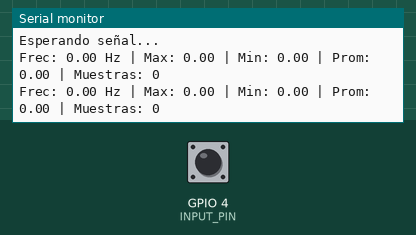
Simulated run of this program. Board: ESP32-S3. On the bench: the last lines printed to the serial monitor. The inputs (shaded band) are chosen by the test bench; at power-on: GPIO 4 (INPUT_PIN) HIGH.

Above: at 2.2 s.
2.3 s: GPIO 4 (INPUT_PIN) pulled LOW for 0.15 s
At 3.7 s:
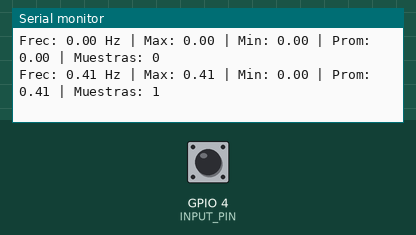
3.9 s: GPIO 4 (INPUT_PIN) pulled LOW for 1 s
At 5.5 s:
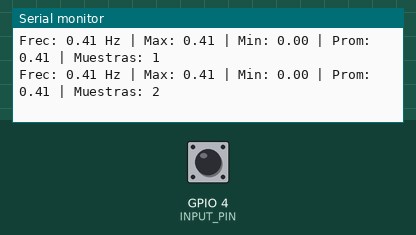
Timing chart, 0 to 7.0 s (numbered marks = the images above; inputs shaded):
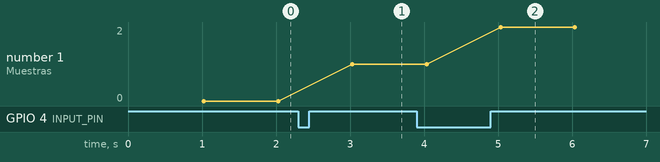

Measured:
- after the input at 2.3 s, the serial monitor: prints a new line after 0.73 s (image 1)
- after the input at 3.9 s, the serial monitor: prints a new line after 1.1 s (image 2)
- plotted number 1: 0 → 1 after the input at 2.3 s, 1 → 2 after the input at 3.9 s

The program:

main.cpp
```cpp
#include <WiFi.h>
#include <WebServer.h>

// Configuración del Access Point
const char* ssid = "MedidorFrecuencia";  // Nombre de la red
const char* password = "12345678";        // Contraseña (mínimo 8 caracteres)

// O puedes crear una red abierta (sin contraseña)
// const char* ssid = "MedidorFrecuencia";
// const char* password = NULL;  // Red abierta

// Pines
const int INPUT_PIN = 4;  // Pin para medir frecuencia (GPIO4)

// Configuración de la cola circular
#define QUEUE_SIZE 50

// Variables para el timer y mediciones
volatile unsigned long lastTime = 0;
volatile float timeQueue[QUEUE_SIZE];
volatile int queueHead = 0;
volatile int queueTail = 0;
volatile int queueCount = 0;
volatile bool newDataAvailable = false;

// Variables para los cálculos de frecuencia
float currentFreq = 0;
float maxFreq = 0;
float minFreq = 0;
float avgFreq = 0;

// Servidor web
WebServer server(80);

// Mutex para proteger el acceso a la cola
portMUX_TYPE mux = portMUX_INITIALIZER_UNLOCKED;

// ISR: Se ejecuta en cada flanco de subida
void IRAM_ATTR onPulse() {
  unsigned long currentTime = micros();
  unsigned long timeDiff = currentTime - lastTime;
  lastTime = currentTime;

  if (timeDiff > 100) {
    portENTER_CRITICAL_ISR(&mux);

    timeQueue[queueHead] = timeDiff;
    queueHead = (queueHead + 1) % QUEUE_SIZE;

    if (queueCount < QUEUE_SIZE) {
      queueCount++;
    } else {
      queueTail = (queueTail + 1) % QUEUE_SIZE;
    }

    newDataAvailable = true;
    portEXIT_CRITICAL_ISR(&mux);
  }
}

// Función para calcular estadísticas de frecuencia
void calculateFreqStats() {
  portENTER_CRITICAL(&mux);

  if (queueCount > 0) {
    float sumFreq = 0;
    maxFreq = 0;
    minFreq = 0;

    int index = queueTail;
    for (int i = 0; i < queueCount; i++) {
      float period_us = timeQueue[index];
      float freq = 1000000.0 / period_us;

      sumFreq += freq;

      if (freq > maxFreq) maxFreq = freq;
      if (freq < minFreq) minFreq = freq;

      index = (index + 1) % QUEUE_SIZE;
    }

    avgFreq = sumFreq / queueCount;
    currentFreq = 1000000.0 / timeQueue[(queueHead - 1 + QUEUE_SIZE) % QUEUE_SIZE];
  }

  newDataAvailable = false;
  portEXIT_CRITICAL(&mux);
}

// Página web HTML (misma que antes)
String generateHTML() {
  String html = R"rawliteral(
<!DOCTYPE html>
<html lang="es">
<head>
    <meta charset="UTF-8">
    <meta name="viewport" content="width=device-width, initial-scale=1.0">
    <title>Medidor de Frecuencia ESP32</title>
    <style>
        * {
            margin: 0;
            padding: 0;
            box-sizing: border-box;
        }

        body {
            font-family: 'Segoe UI', Tahoma, Geneva, Verdana, sans-serif;
            background: linear-gradient(135deg, #667eea 0%, #764ba2 100%);
            min-height: 100vh;
            padding: 20px;
        }

        .container {
            max-width: 800px;
            margin: 0 auto;
        }

        h1 {
            text-align: center;
            color: white;
            margin-bottom: 30px;
            font-size: 2.5em;
            text-shadow: 2px 2px 4px rgba(0,0,0,0.3);
        }

        .card {
            background: white;
            border-radius: 15px;
            padding: 30px;
            margin-bottom: 20px;
            box-shadow: 0 10px 30px rgba(0,0,0,0.2);
            transition: transform 0.3s ease;
        }

        .card:hover {
            transform: translateY(-5px);
        }

        .freq-display {
            text-align: center;
            font-size: 4em;
            font-weight: bold;
            color: #667eea;
            margin: 20px 0;
            font-family: monospace;
        }

        .stats-grid {
            display: grid;
            grid-template-columns: repeat(auto-fit, minmax(200px, 1fr));
            gap: 20px;
            margin-top: 20px;
        }

        .stat-item {
            text-align: center;
            padding: 20px;
            background: #f8f9fa;
            border-radius: 10px;
        }

        .stat-label {
            font-size: 1em;
            color: #666;
            margin-bottom: 10px;
            text-transform: uppercase;
            letter-spacing: 1px;
        }

        .stat-value {
            font-size: 2em;
            font-weight: bold;
            color: #333;
        }

        .stat-value.max { color: #28a745; }
        .stat-value.min { color: #dc3545; }
        .stat-value.avg { color: #007bff; }

        .queue-info {
            text-align: center;
            margin-top: 20px;
            padding: 10px;
            background: #e9ecef;
            border-radius: 5px;
            color: #495057;
        }

        .update-time {
            text-align: center;
            color: #6c757d;
            font-size: 0.9em;
            margin-top: 10px;
        }

        .status-led {
            display: inline-block;
            width: 12px;
            height: 12px;
            border-radius: 50%;
            margin-right: 5px;
        }

        .status-led.active {
            background: #28a745;
            animation: pulse 1s infinite;
        }

        .wifi-info {
            background: #e3f2fd;
            border-left: 4px solid #2196f3;
            padding: 10px;
            margin-bottom: 20px;
            border-radius: 5px;
            font-size: 0.9em;
        }

        @keyframes pulse {
            0% { opacity: 1; transform: scale(1); }
            50% { opacity: 0.5; transform: scale(1.1); }
            100% { opacity: 1; transform: scale(1); }
        }
    </style>
</head>
<body>
    <div class="container">
        <h1>🔍 Medidor de Frecuencia ESP32</h1>

        <div class="wifi-info" id="wifiInfo">
            Conectado a la red del ESP32
        </div>

        <div class="card">
            <div style="text-align: center; margin-bottom: 20px;">
                <span class="status-led active"></span>
                <span style="color: #666;">Midiendo en tiempo real</span>
            </div>

            <div class="freq-display" id="currentFreq">0.00</div>
            <div style="text-align: center; color: #666; margin-bottom: 30px;">
                Frecuencia Actual (Hz)
            </div>

            <div class="stats-grid">
                <div class="stat-item">
                    <div class="stat-label">Máxima</div>
                    <div class="stat-value max" id="maxFreq">0.00</div>
                    <div>Hz</div>
                </div>

                <div class="stat-item">
                    <div class="stat-label">Mínima</div>
                    <div class="stat-value min" id="minFreq">0.00</div>
                    <div>Hz</div>
                </div>

                <div class="stat-item">
                    <div class="stat-label">Promedio</div>
                    <div class="stat-value avg" id="avgFreq">0.00</div>
                    <div>Hz</div>
                </div>
            </div>

            <div class="queue-info" id="queueInfo">
                Muestras en cola: 0 / )rawliteral" + String(QUEUE_SIZE) + R"rawliteral(
            </div>

            <div class="update-time" id="updateTime">
                Última actualización: --:--:--
            </div>
        </div>

        <div class="card" style="text-align: center;">
            <h3 style="color: #333; margin-bottom: 15px;">📊 Información del Sistema</h3>
            <p style="color: #666; margin-bottom: 10px;">
                Tamaño de cola circular: )rawliteral" + String(QUEUE_SIZE) + R"rawliteral( muestras
            </p>
            <p style="color: #666;">
                Pin de entrada: GPIO )rawliteral" + String(INPUT_PIN) + R"rawliteral(
            </p>
            <p style="color: #666;">
                Red WiFi: )rawliteral" + String(ssid) + R"rawliteral(
            </p>
        </div>
    </div>

    <script>
        function updateData() {
            fetch('/data')
                .then(response => response.json())
                .then(data => {
                    document.getElementById('currentFreq').textContent = data.current.toFixed(2);
                    document.getElementById('maxFreq').textContent = data.max.toFixed(2);
                    document.getElementById('minFreq').textContent = data.min.toFixed(2);
                    document.getElementById('avgFreq').textContent = data.avg.toFixed(2);
                    document.getElementById('queueInfo').innerHTML =
                        `Muestras en cola: ${data.queueCount} / ${data.queueSize}`;

                    const now = new Date();
                    const timeStr = now.toLocaleTimeString();
                    document.getElementById('updateTime').textContent =
                        `Última actualización: ${timeStr}`;

                    document.getElementById('wifiInfo').innerHTML =
                        `Red: ${data.wifiSSID} | IP: ${data.wifiIP}`;
                })
                .catch(error => console.error('Error:', error));
        }

        setInterval(updateData, 100);
        updateData();
    </script>
</body>
</html>
)rawliteral";
  return html;
}

// Handler para la página principal
void handleRoot() {
  server.send(200, "text/html", generateHTML());
}

// Handler para obtener datos en JSON
void handleData() {
  calculateFreqStats();

  String json = "{";
  json += "\"current\":" + String(currentFreq, 2) + ",";
  json += "\"max\":" + String(maxFreq, 2) + ",";
  json += "\"min\":" + String(minFreq, 2) + ",";
  json += "\"avg\":" + String(avgFreq, 2) + ",";
  json += "\"queueCount\":" + String(queueCount) + ",";
  json += "\"queueSize\":" + String(QUEUE_SIZE) + ",";
  json += "\"wifiSSID\":\"" + String(WiFi.softAPSSID()) + "\",";  // Nombre de la red
  json += "\"wifiIP\":\"" + WiFi.softAPIP().toString() + "\"";     // IP del AP
  json += "}";

  server.send(200, "application/json", json);
}

// Handler para 404
void handleNotFound() {
  server.send(404, "text/plain", "404: Not Found");
}

void setup() {
  Serial.begin(115200);
  delay(1000);

  Serial.println("Iniciando Medidor de Frecuencia en modo Access Point...");

  // Configurar pin de entrada
  pinMode(INPUT_PIN, INPUT_PULLUP);

  // Inicializar cola circular
  for (int i = 0; i < QUEUE_SIZE; i++) {
    timeQueue[i] = 0;
  }

  // Configurar interrupción
  attachInterrupt(digitalPinToInterrupt(INPUT_PIN), onPulse, RISING);

  // Configurar modo Access Point
  Serial.println("Configurando Access Point...");

  // Opción 1: Con contraseña
  WiFi.softAP(ssid, password);

  // Opción 2: Red abierta (comenta la de arriba y descomenta esta)
  // WiFi.softAP(ssid);

  IPAddress IP = WiFi.softAPIP();
  Serial.println("Access Point iniciado!");
  Serial.print("Nombre de red (SSID): ");
  Serial.println(ssid);
  if (password != NULL) {
    Serial.print("Contraseña: ");
    Serial.println(password);
  } else {
    Serial.println("Red abierta (sin contraseña)");
  }
  Serial.print("Dirección IP del ESP32: ");
  Serial.println(IP);
  Serial.println("Conectate a la red WiFi y abre http://" + IP.toString() + " en tu navegador");

  // Configurar rutas del servidor
  server.on("/", handleRoot);
  server.on("/data", handleData);
  server.onNotFound(handleNotFound);

  // Iniciar servidor
  server.begin();
  Serial.println("Servidor HTTP iniciado");

  // Mostrar información del pin
  Serial.println("Pin de entrada: GPIO" + String(INPUT_PIN));
  Serial.println("Esperando señal...");
}

void loop() {
  server.handleClient();

  // Mostrar información en Serial (opcional)
  static unsigned long lastPrint = 0;
  if (millis() - lastPrint > 1000) {
    calculateFreqStats();
    Serial.printf("Frec: %.2f Hz | Max: %.2f | Min: %.2f | Prom: %.2f | Muestras: %d\n",
                  currentFreq, maxFreq, minFreq, avgFreq, queueCount);
    lastPrint = millis();
  }
}
```
